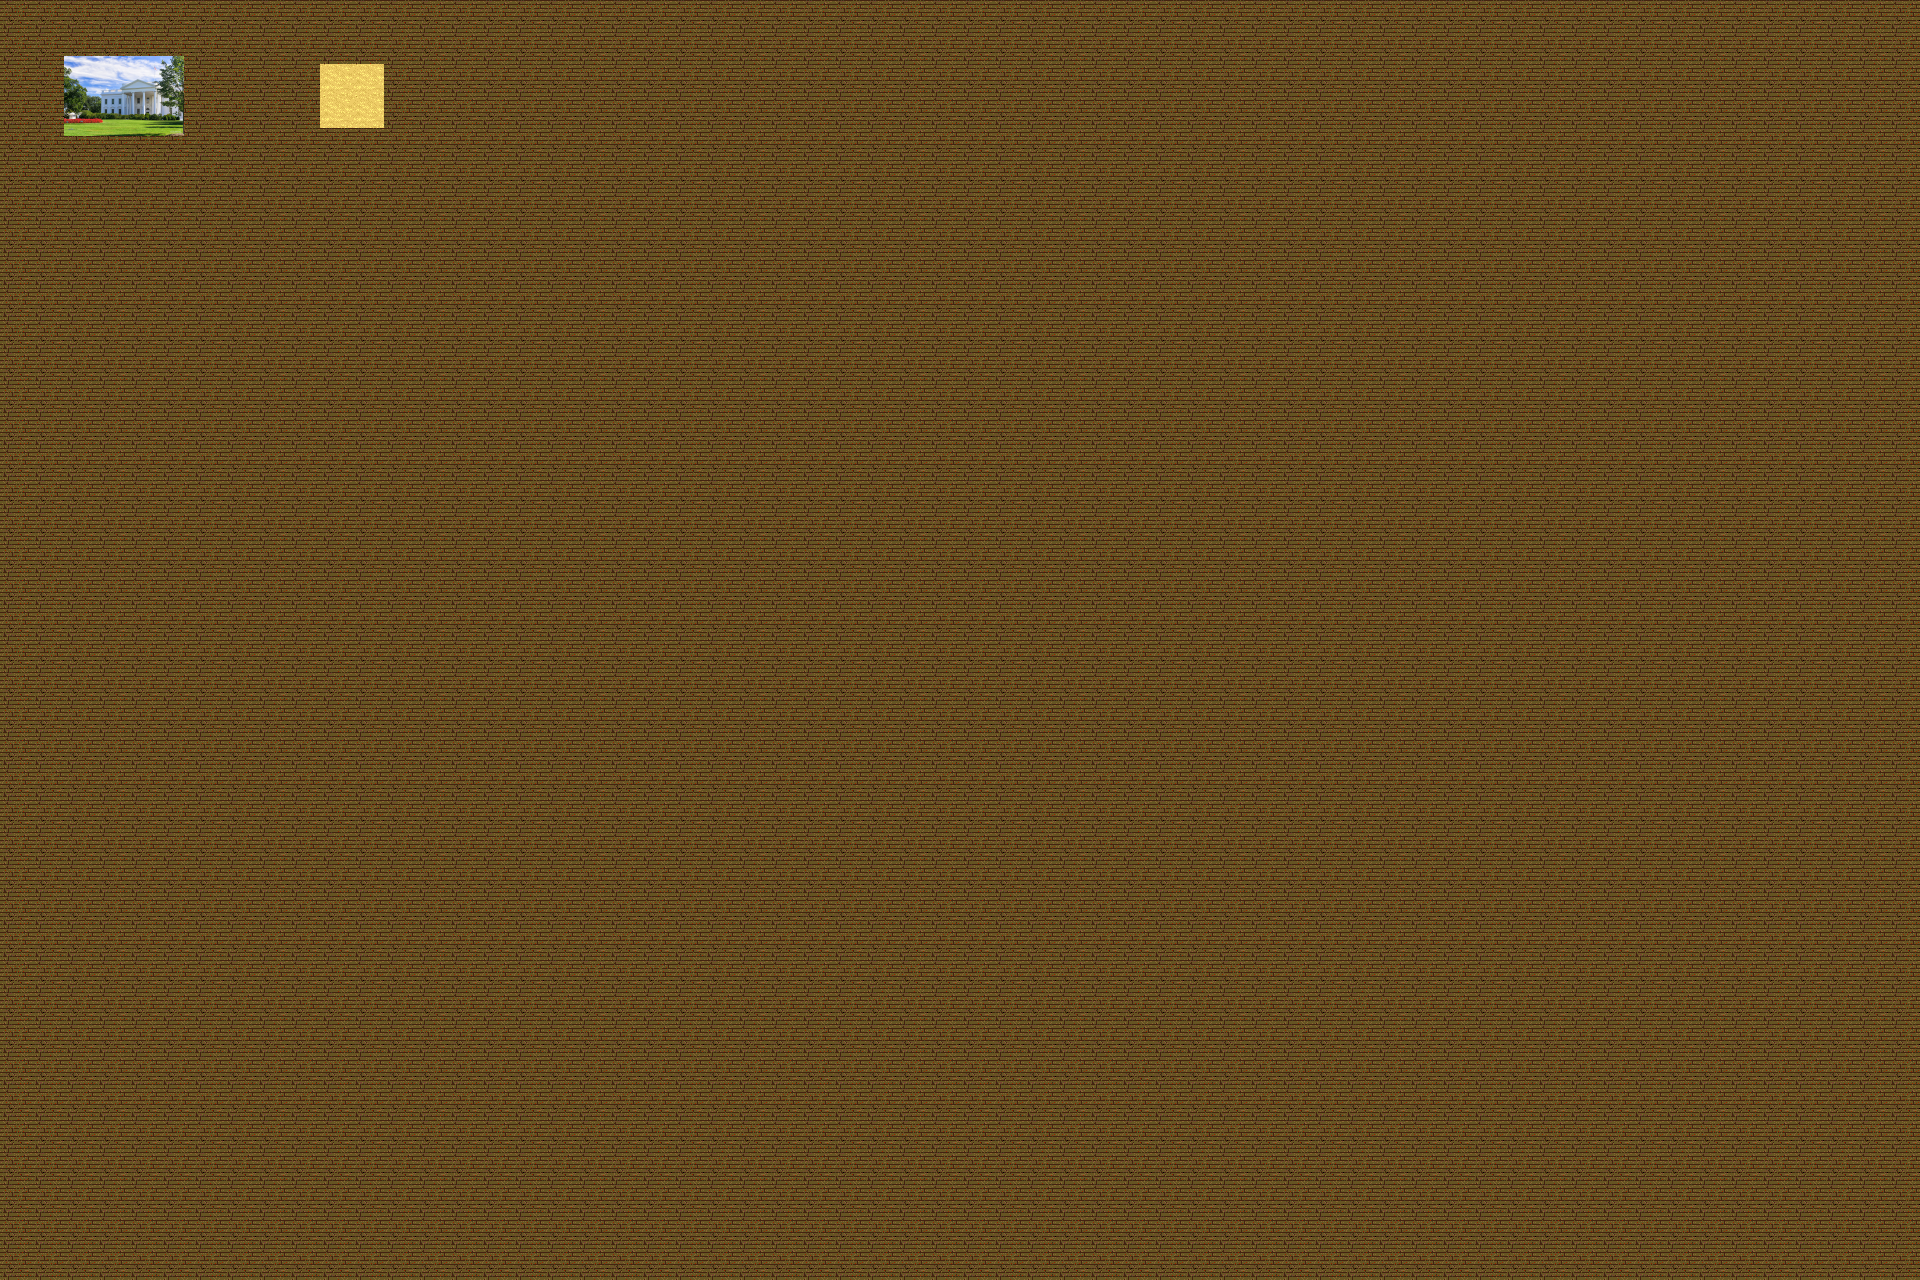

This game map was drawn from its Tiled (.tmx) file and the tilesets committed beside it. A one-line description and the trimmed map source follow:
An orthogonal 60x40 tile map with 32x32 px tiles, 4 tile layers (background, fringe, object, collision), 2 tilesets and 1 object (event).

<map version="1.10" tiledversion="1.10.1" orientation="orthogonal" renderorder="right-down" width="60" height="40" tilewidth="32" tileheight="32" infinite="0" nextlayerid="8" nextobjectid="2">
 <editorsettings>
  <export target="../../mods/hero_geos/maps/washington.tm" format="flare" />
 </editorsettings>
 <properties>
  <property name="hero_pos" value="1,1" />
  <property name="tileset" value="tilesetdefs/washington.txt" />
  <property name="title" value="washington" />
 </properties>
 <tileset firstgid="1" source="map1.tsx" />
 <tileset firstgid="11" source="sites.tsx" />
 <layer id="1" name="background" width="60" height="40">
  <data>[2400 cells, 2400 non-empty, 1 distinct tile ids]</data>
 </layer>
 <layer id="2" name="fringe" width="60" height="40">
  <data>[2400 cells, 5 non-empty, 2 distinct tile ids]</data>
 </layer>
 <layer id="3" name="object" width="60" height="40">
  <data>[2400 cells, 0 non-empty, 0 distinct tile ids]</data>
 </layer>
 <layer id="4" name="collision" width="60" height="40">
  <data>[2400 cells, 0 non-empty, 0 distinct tile ids]</data>
 </layer>
 <objectgroup id="5" name="event">
  <object id="1" name="to shanghai" type="event" x="336" y="74" width="68" height="79">
   <properties>
    <property name="activate" value="on_trigger" />
    <property name="hotspot" value="location" />
    <property name="intermap" value="maps/shanghai.txt" />
    <property name="tooltip" value="to shanghai" />
   </properties>
  </object>
 </objectgroup>
 <objectgroup id="6" name="npc" />
 <objectgroup id="7" name="enemy" />
</map>
